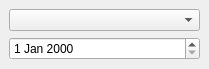
<?xml version="1.0" encoding="UTF-8"?>
<ui version="4.0">
 <class>CopyDisplayTimeZoneMode</class>
 <widget class="QDockWidget" name="CopyDisplayTimeZoneMode">
  <property name="geometry">
   <rect>
    <x>0</x>
    <y>0</y>
    <width>209</width>
    <height>86</height>
   </rect>
  </property>
  <property name="sizePolicy">
   <sizepolicy hsizetype="Preferred" vsizetype="Fixed">
    <horstretch>0</horstretch>
    <verstretch>0</verstretch>
   </sizepolicy>
  </property>
  <property name="windowTitle">
   <string>Copy/Display Time Zone Mode</string>
  </property>
  <widget class="QWidget" name="dockWidgetContents">
   <property name="sizePolicy">
    <sizepolicy hsizetype="Preferred" vsizetype="Fixed">
     <horstretch>0</horstretch>
     <verstretch>0</verstretch>
    </sizepolicy>
   </property>
   <layout class="QVBoxLayout" name="verticalLayout">
    <item>
     <widget class="QComboBox" name="comboBox"/>
    </item>
    <item>
     <widget class="QDateEdit" name="dateEdit"/>
    </item>
   </layout>
  </widget>
 </widget>
 <resources/>
 <connections/>
</ui>
